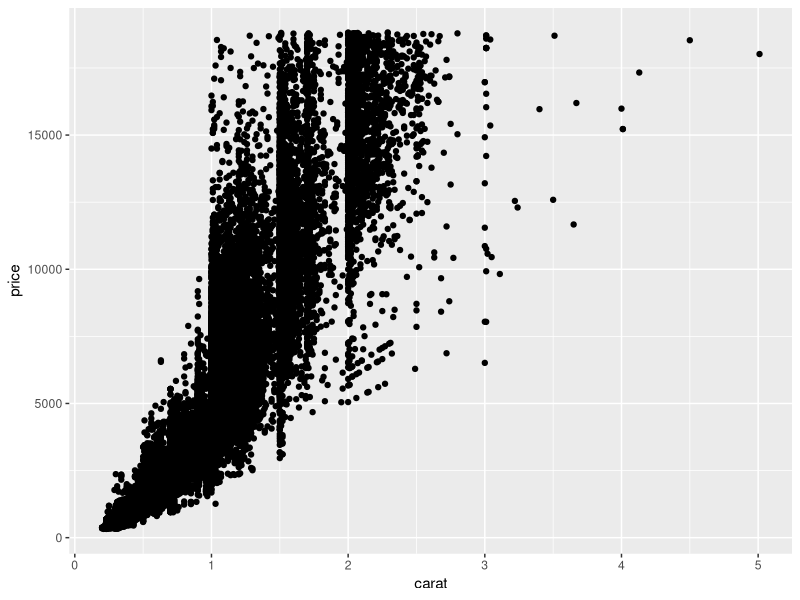
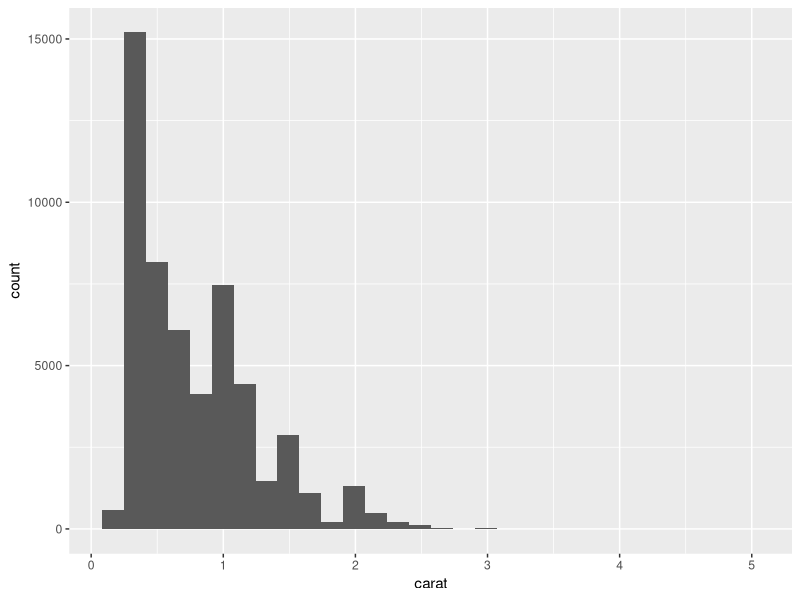

Reproduce these figures in R, in order.
## ---- chunk 1
library(tidyverse)
library(skimr)
library(GGally)

names(diamonds)
dim(diamonds)
summary(diamonds)
head(diamonds)
tail(diamonds)
skimr::skim(diamonds)

ggplot(diamonds, aes(x = carat, y = price)) + geom_point()

ggplot(diamonds) + geom_histogram(aes(x = carat))
